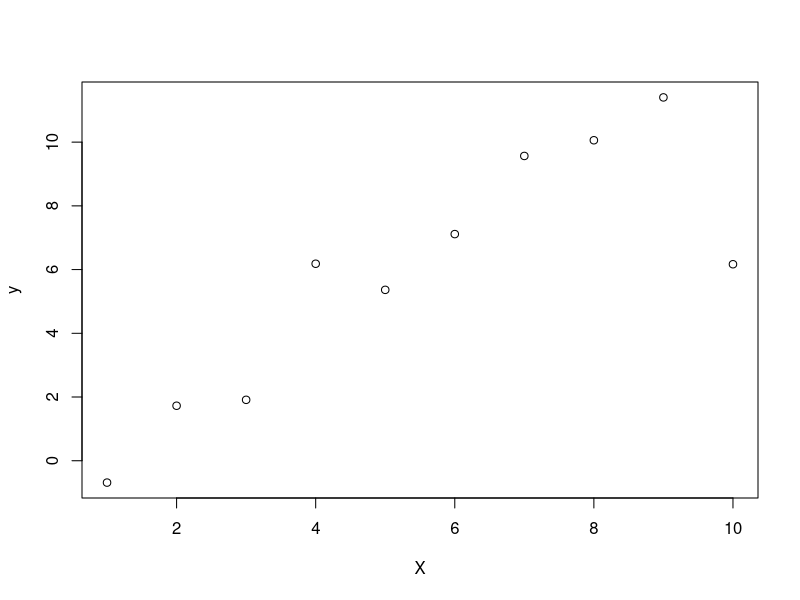
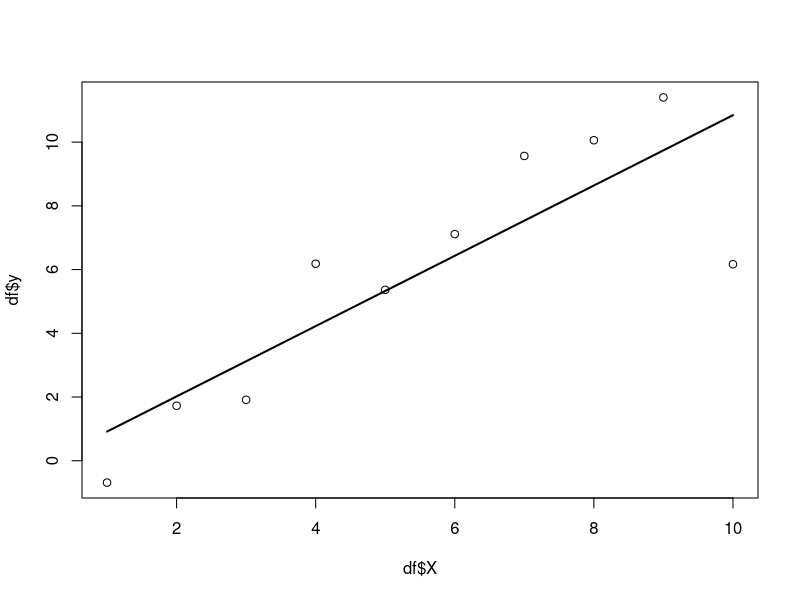
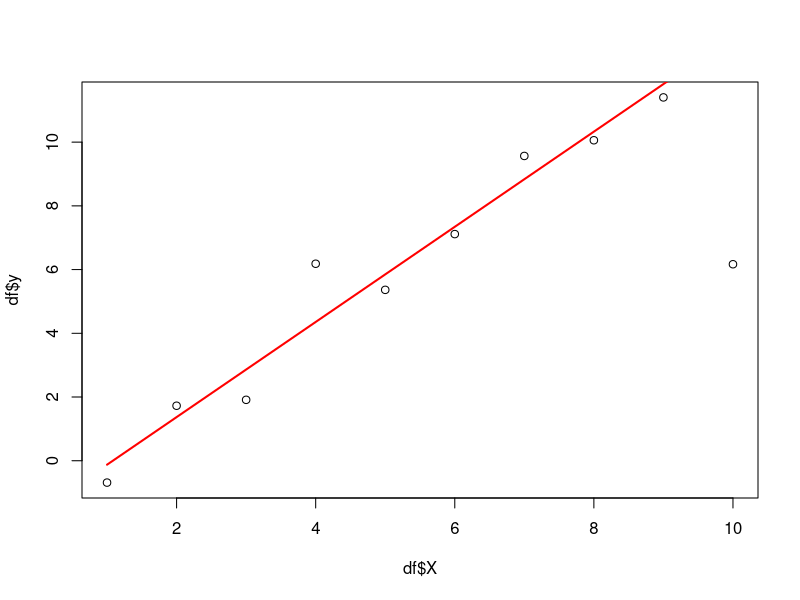

Write the R code that produced these figures, in order.
## ---- chunk 1
knitr::opts_chunk$set(echo = TRUE)
## ---- chunk 2
df <- read.csv("toydata.csv")
plot(df$X, df$y, xlab="X", ylab="y")
## ---- chunk 3
lm(y~X,data=df)
# when x = 0, the predicted value of y is -0.1883
# for every unit increase in x, the predicted value of y increases by 1.1035
## ---- chunk 4
fit <- lm(y~X,data=df)
summary(fit)
# p-value is 0.0019, which is strong evidence against the null that beta_1 = 0;
# so very likely that X is associated with y 
## ---- chunk 5
yhat <- fit$coefficients[[1]] + fit$coefficients[[2]] * df$X
yhat

yhat <- predict(fit, df)
yhat

plot(df$y ~ df$X)
lines(df$X, yhat, lwd=2)

# the fit is decent but the last data-point seems to be fitted quite poorly by the line
## ---- chunk 6
fit2 <- lm(y ~ X, data=df, subset=1:9)
summary(fit2)

# The estimate for beta_1 changes from 1.1035 to 1.4934 which is a change of 35%. This is quite considerable
# The p-value drops to 4 x 10^-6 which is much smaller than before (1.9 * 10^-3)
# The R^2 increases from 0.7193 to 0.9588. This is a very large increase in goodness-of-fit
# It certainly seems that removing this datapoint means the simple linear model fits the remaining
# data points a lot better.
## ---- chunk 7
yhat2 <- predict(fit2, df)
plot(df$y ~ df$X)
lines(df$X, yhat2, lwd=2, col="red")
# We now see that the red line passes much more closely through the first 9 data points, but is even worse
# at predicting the 10th (as we did not include it in our fit). We would probably do well to treat
# this data point as seperate from our model.

## ---- chunk 8

mean((df$y - yhat)^2)
mean((df$y - yhat2)^2)

# We see that the model trained with the outlier has a lower error than the one with the outlier removed.
# This tells us that lowering the error does not always lead to a better model and it is very essential to identify and remove outliers. 
